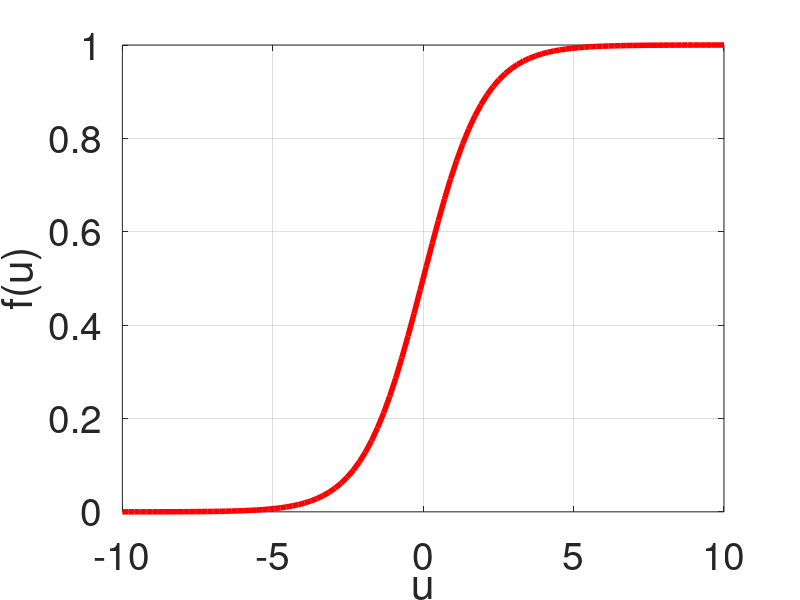
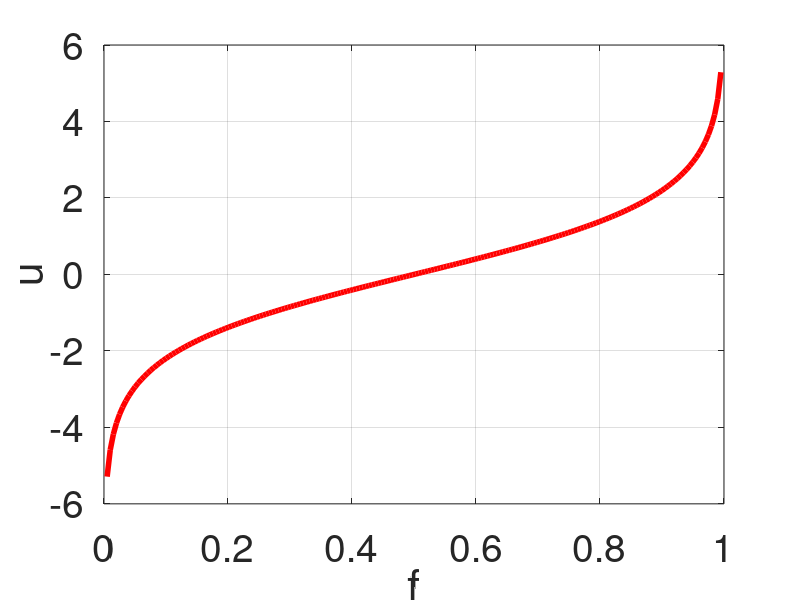

Recreate these plots in MATLAB, in order.
%
clear
LINEWIDTH=4;
FONTSIZE=28;

%%%%%%%%%%%%%%%%%%%%%%%%%%%%%%%%%%%%%%%%%%%%%%%%%%%%%%%%%%%%%%%%%%%%%%%%%%%%%%%%
function F=func_sigmoid(U)
    F=1./(1.0+exp(-U));
endfunction


u=linspace(-10,10,100);
F=func_sigmoid(u);

plot(u,F,'r','linewidth',LINEWIDTH);
hx=xlabel('u');
set(hx,'fontsize',FONTSIZE);
hy=ylabel('f(u)');
set(hy,'fontsize',FONTSIZE);
grid

set(gca,'fontsize',FONTSIZE);
%set(gca,'linewidth',LINEWIDTH);

print(gcf,'sigmoid.eps','-deps')


%%%%%%%%%%%%%%%%%%%%%%%%%%%%%%%%%%%%%%%%%%%%%%%%%%%%%%%%%%%%%%%%%%%%%%%%%%%%%%%%
function F=func_logit(U)
    F=log(U./(1.0-U));
endfunction


f=linspace(0,1,200);
U=func_logit(f);

plot(f,U,'r','linewidth',LINEWIDTH);
hx=xlabel('f');
set(hx,'fontsize',FONTSIZE);
hy=ylabel('u');
set(hy,'fontsize',FONTSIZE);
grid

set(gca,'fontsize',FONTSIZE);
%set(gca,'linewidth',LINEWIDTH);

print(gcf,'logit.eps','-deps')
